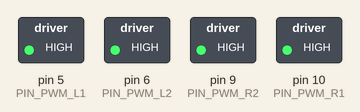
The sketch below on a simulated Arduino Uno, built with avr-gcc and run on an emulated ATmega328P. Parts: switched loads named in the sketch (green lamp = pin HIGH).

Above: at 0.1 s.
Timing chart, 0 to 1.6 s (numbered marks = the images above):
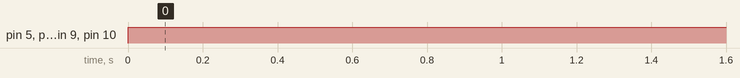

Measured:
- by itself, pin 5 (PIN_PWM_L1), pin 6 (PIN_PWM_L2), pin 9 (PIN_PWM_R2), pin 10 (PIN_PWM_R1): LOW → HIGH at 0.00 s

The sketch:

IoT_joystick.ino
```cpp
//WIRING: in1 - D5, in2 - D6, in3 - D9, in4 - D10
//analog joystick values (with pin definitions on left): left to right - x-axis 0 to 1000, up to down - y-axis 0 to 1000
// PIN_PWM_L1,PIN_PWM_L2,PIN_PWM_R1,PIN_PWM_R2  Low-level control of left DC motors via PWM
//------------------------------------------------------//
// DEFINITIONS
//------------------------------------------------------//
//------------------------------------------------------//
//SETTINGS
//------------------------------------------------------//
// WARNING: If the sonar sensor is not setup, the car will go full speed forward!
#define NO_PHONE_MODE 1
//------------------------------------------------------//
// PINOUT
//------------------------------------------------------//
//Setup the pin definitions
#define PIN_PWM_L1 5 //left wheels forward
#define PIN_PWM_L2 6 //left wheels back
#define PIN_PWM_R1 10 //right wheels forward
#define PIN_PWM_R2 9 //right wheels back
#define X_pin A1 //joystick x-direction
#define Y_pin A0 //joystick y-direction
//------------------------------------------------------//
// INITIALIZATION
//------------------------------------------------------//
#include <limits.h>
#include <Wire.h>
#include <ArduinoJson.h>
const unsigned int STOP_THRESHOLD = 32; //cm
#if NO_PHONE_MODE
  int turn_direction = 0; // right
  const unsigned long TURN_DIRECTION_INTERVAL = 2000; // How frequently to change turn direction (ms).
  unsigned long turn_direction_timeout = 0;   // After timeout (ms), random turn direction is updated.
#endif
//Vehicle Control
int ctrl_left = 0;
int ctrl_right = 0;
//Voltage measurement
const unsigned int VIN_ARR_SZ = 10;
unsigned int vin_counter = 0;
unsigned int vin_array[VIN_ARR_SZ]={0};
//Speed sensor
const unsigned int DISK_HOLES = 20;
volatile int counter_left = 0;
volatile int counter_right = 0;
//Indicator Signal
const unsigned long INDICATOR_INTERVAL = 500; //Blinking rate of the indicator signal (ms).
unsigned long indicator_timeout = 0;
int indicator_val = 0;
//Serial communication
const unsigned long SEND_INTERVAL = 1000; // How frequently vehicle data is sent (ms).
unsigned long send_timeout = 0;
String inString = "";
char new_data;
char left;
char right;
char up;
char down;
//------------------------------------------------------//
// SETUP
//------------------------------------------------------//
void setup()
{
  //Outputs
  pinMode(PIN_PWM_L1,OUTPUT);
  pinMode(PIN_PWM_L2,OUTPUT);
  pinMode(PIN_PWM_R1,OUTPUT);
  pinMode(PIN_PWM_R2,OUTPUT);
  //Inputs

  Wire.begin(0x8);
  Wire.onReceive(receiveEvent);
  Serial.begin(115200,SERIAL_8N1); //8 data bits, no parity, 1 stop bit
  send_timeout = millis() + SEND_INTERVAL; //wait for one interval to get readings

  #if HAS_SPEED_SENSORS
    attachPinChangeInterrupt(digitalPinToPinChangeInterrupt(PIN_SPEED_L), update_speed_left, FALLING);
    attachPinChangeInterrupt(digitalPinToPinChangeInterrupt(PIN_SPEED_R), update_speed_right, FALLING);
  #endif
}
void receiveEvent(int howMany) {
  String msg = "";
  DynamicJsonDocument doc(1024);

  while(Wire.available()) {
    new_data = Wire.read();
    msg+=new_data;

  }

  msg = msg.substring(2);
  //Serial.println(msg);
  left = msg.charAt(0);
  right = msg.charAt(1);
  down = msg.charAt(2);
  up = msg.charAt(3);

}
//------------------------------------------------------//
// MAIN LOOP
//------------------------------------------------------//
void loop() {

  // Send vehicle measurments to serial every SEND_INTERVAL
  if (millis() >= send_timeout) {
    send_vehicle_data();
    send_timeout = millis() + SEND_INTERVAL;
  }
    // drive forward
//      Serial.println("joy x: "+String(joy_x));
//      Serial.println("joy y: "+String(joy_y));
  if(left == '1' && right == '0'){
    ctrl_left = 1;
  }else if(right == '1' && left == '0'){
    ctrl_right = 1;
  }else if(up == '1'){
    Serial.println("go forwards");
    ctrl_left = 1;
    ctrl_right = 1;
  }else if (down == '1'){
    ctrl_left = -1;
    ctrl_right = -1;
  }else{
    ctrl_left = 0;
    ctrl_right = 0;
  }

  update_left_motors();
  update_right_motors();
}
//------------------------------------------------------//
// FUNCTIONS
//------------------------------------------------------//
//write ctrl_left and ctrl_right values to motor
void update_left_motors() {
    if (ctrl_left == -1) {
      analogWrite(PIN_PWM_L1,64);
    }
    else if (ctrl_left == 1) {
      analogWrite(PIN_PWM_L2,64);
    }
    else { //Motor brake
      analogWrite(PIN_PWM_L1,255);
      analogWrite(PIN_PWM_L2,255);
    }
}
void update_right_motors() {
    if (ctrl_right < 0) {
      analogWrite(PIN_PWM_R1,64);
    }
    else if (ctrl_right > 0) {
      analogWrite(PIN_PWM_R2,10);

    }
    else { //Motor brake
      analogWrite(PIN_PWM_R1,255);
      analogWrite(PIN_PWM_R2,255);
    }
}
//this segment came with openbot code, code breaks if removed
void send_vehicle_data() {
  int ticks_left = counter_left;
  counter_left = 0;
  int ticks_right = counter_right;
  counter_right = 0;

  #if (NO_PHONE_MODE || HAS_OLED)
    float rpm_factor = 60.0*(1000.0/SEND_INTERVAL)/(DISK_HOLES);
    float rpm_left = ticks_left*rpm_factor;
    float rpm_right = ticks_right*rpm_factor;
  #endif
  #if (NO_PHONE_MODE)
  #else
  #endif
}
```
